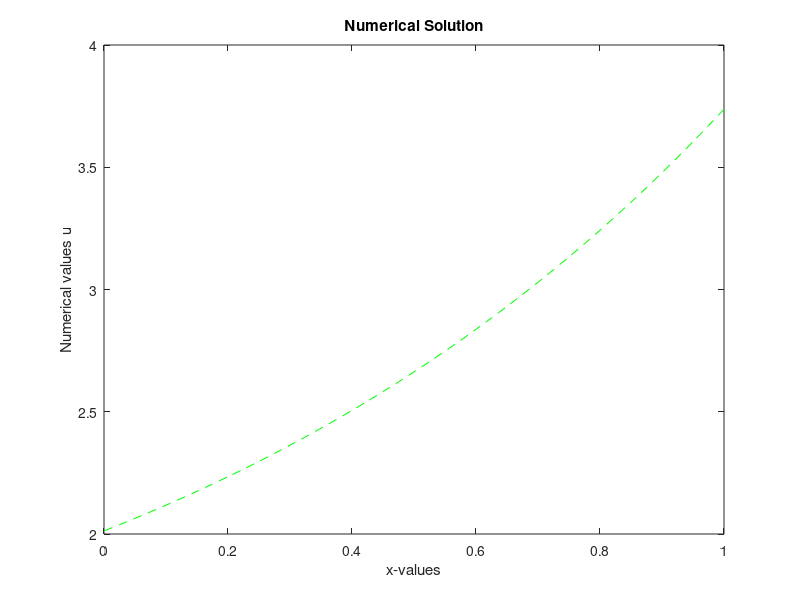
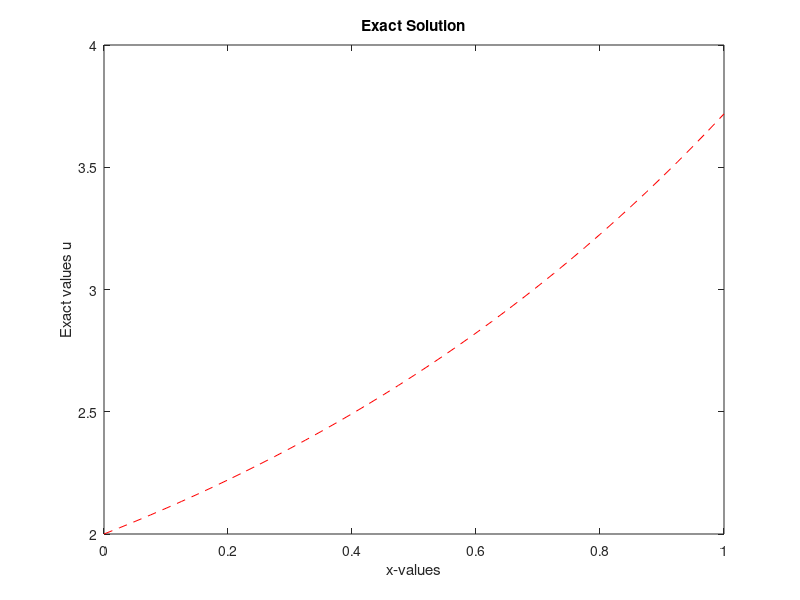

Reproduce these figures in MATLAB, in order.
%%%%%%%%%%%%%%%%%%%%%%%%%%%%%%%%%%%%%%%%%%%%%%%%%%%%%%%%%%%%%%%%%%%%%%%%%%%
% Second-Order Numerical Solution of a Linear Two-Point Boundary Value Problem
%
% Problem Type:
%     One-Dimensional Linear Elliptic Boundary Value Problem
%
% Differential Equation:
%     u'' = u - 1
%
% Boundary Conditions:
%     u(0) - u'(0) = 1
%     u(1) + u'(1) = 1 + 2e
%
% Boundary Discretization:
%     Unsymmetric Discretization of Mixed Boundary Conditions
%
% Exact Solution:
%     u(x) = 1 + exp(x)
%
% Numerical Method:
%     Second-Order Finite Difference Method
%
% Language:
%     MATLAB
%
% Developed as part of the coursework for
% Numerical Methods for Ordinary Differential Equations
% M.Sc. Applied Mathematics
% South Asian University
%
% Author: Kshitij Bahukhandi
%%%%%%%%%%%%%%%%%%%%%%%%%%%%%%%%%%%%%%%%%%%%%%%%%%%%%%%%%%%%%%%%%%%%%%%%%%%


clear all; % clear all variables in memory
LL=40;
H=1.0/LL;
disp('Num Soln for 1D linear Elliptic Equation with mixed BCs');
disp('    ');
fprintf('LL=%4.2f\n',LL);
disp('   ')
%Formation of Nodal Points
for L=1:LL+1
    X(L)=(L-1)*H;
end
% Exact Solution & RHS function
for L=1:LL+1
    EU(L)=1+exp(X(L));
    F(L)=-1.0;
end
% Boundary condtions
%U(1)=EU(1);
%U(LL+1)=EU(LL+1);
tic % cpu time starts
DIAG(1)=1+H;
SUP(1)=-1.0;
RH(1)=H;
for L=2:LL
    F0=F(L); 
    SUB(L)=1.0;
    DIAG(L)=-(2+H*H);
    SUP(L)=1.0;
    RH(L)=H*H*F0;
end
SUB(LL+1)=-1.0;
DIAG(LL+1)=1+H;
RH(LL+1)=H*(1+2*exp(1));
SUB(1)=0.0;
SUP(LL+1)=0.0;
% Tri-diagonal solver 
SUP(1)=SUP(1)/DIAG(1);
RH(1)=RH(1)/DIAG(1);
for L=2:LL
    SUP(L)=SUP(L)/(DIAG(L)-SUB(L)*SUP(L-1));
end
for L=2:LL+1
    RH(L)=(RH(L)-SUB(L)*RH(L-1))/(DIAG(L)-SUB(L)*SUP(L-1));
end
U(LL+1)=RH(LL+1);
for L=1:LL
    U(LL-L+1)=RH(LL-L+1)-SUP(LL-L+1)*U(LL-L+1+1);
end
% Calculate Errors
MAU=0.0;
RMU=0.0;
for L=1:LL+1
    ERU=abs(U(L)-EU(L));
    RMU=RMU+ERU^2;
    if MAU<=ERU, MAU=ERU;  end
end
RMU=sqrt(RMU/(LL+1));
% Print errors 
fprintf('MAU=%10.4e, RMU=%10.4e\n',MAU,RMU);
disp('  ');
toc  % CPU time ends
% Plot the results 
figure(1);
plot(X,U,'--g');
xlabel('x-values');
ylabel('Numerical values u');
title('Numerical Solution')
figure(2);
plot(X,EU,'--r');
xlabel('x-values');
ylabel('Exact values u');
title('Exact Solution')
